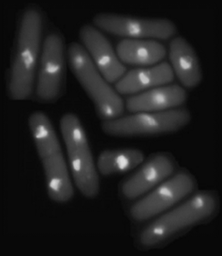
#> input picture 大三上/数字图像处理/实验代码/Project8_分割/photo4.tif, 222 x 256 px, shrunk from 1248 x 1442 before the run
$ python ex4.py
#> lines starting #> are read from the running program, lines starting #| are printed output that depends on the picture; after the words box and inside, x2 and y2 are one past the last pixel; in counts of white or black regions, pixels touching at a corner belong together
#> further down, image is the input picture: shape (256, 222); min 6, max 221, mean 33.1
import cv2
import numpy as np
import matplotlib.pyplot as plt

def adaptive_threshold(image, window_size, a, b):
#> called with window_size = 45, a = 0.06, b = 0.96
    pad_size = window_size // 2
    padded_image = np.pad(image, pad_size, mode='edge')
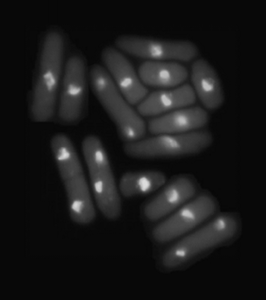
#> padded_image: shape (300, 266); min 6, max 221, mean 25.9

    thresholded_image = np.zeros_like(image, dtype=np.uint8)

    for i in range(image.shape[0]):
        for j in range(image.shape[1]):
            local_window = padded_image[i:i + window_size, j:j + window_size]
            m_xy = np.mean(local_window)
            sigma_xy = np.std(local_window)
            T_xy = a * sigma_xy + b * m_xy + 1
            thresholded_image[i, j] = 255 if image[i, j] > T_xy else 0
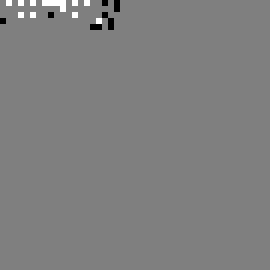
#> local_window: shape (45, 45) (shown 6 times larger); min 7, max 9, mean 8; drawn with min black and max white
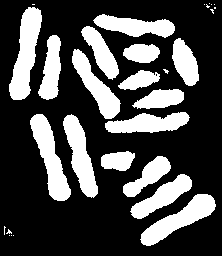
#> thresholded_image: shape (256, 222); 29.1% white; 30 white regions (14 under 20 px), largest, box (x1, y1, x2, y2) and area: (9, 7, 42, 100) 1671, (30, 114, 71, 201) 1541, (140, 194, 216, 246) 1468

    return thresholded_image

# 读取灰度图像
image_path = r'photo4.tif'
image = cv2.imread(image_path, cv2.IMREAD_GRAYSCALE)

# 自适应阈值分割
window_size = 45
a = 0.06
b = 0.96
thresholded_image = adaptive_threshold(image, window_size, a, b)

# 显示结果
plt.figure(figsize=(12, 6))

plt.subplot(1, 2, 1)
plt.imshow(image, cmap='gray')
plt.title('Original Image')
plt.axis('off')

plt.subplot(1, 2, 2)
plt.imshow(thresholded_image, cmap='gray')
plt.title('Adaptive Thresholded Image')
plt.axis('off')

plt.tight_layout()
plt.show()
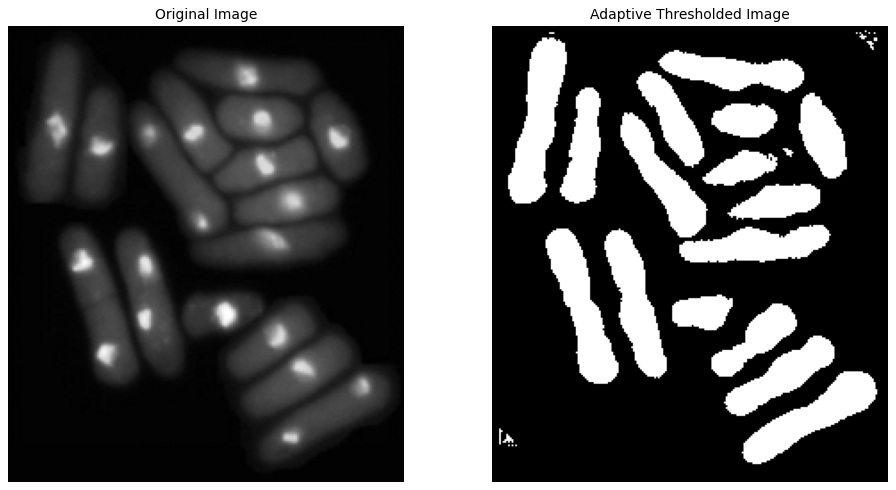
#> figure drawn by matplotlib, 2 panels

$ run again, with 大三上/数字图像处理/实验代码/Project8_分割/photo1.tif copied over 大三上/数字图像处理/实验代码/Project8_分割/photo4.tif
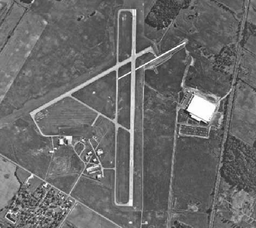
#> input picture 大三上/数字图像处理/实验代码/Project8_分割/photo1.tif, 256 x 228 px, shrunk from 1559 x 1388 before the run
#> image is the input picture: shape (228, 256); min 20, max 255, mean 106.4
#> after the loop in adaptive_threshold, `for i in range(image.shape[0]):`:
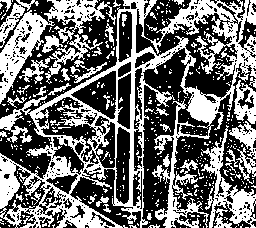
#> thresholded_image: shape (228, 256); 43.5% white; 467 white regions (426 under 20 px), largest, box (x1, y1, x2, y2) and area: (0, 0, 256, 228) 15362, (0, 0, 116, 104) 2817, (201, 125, 256, 228) 1713
#> `plt.show()`:
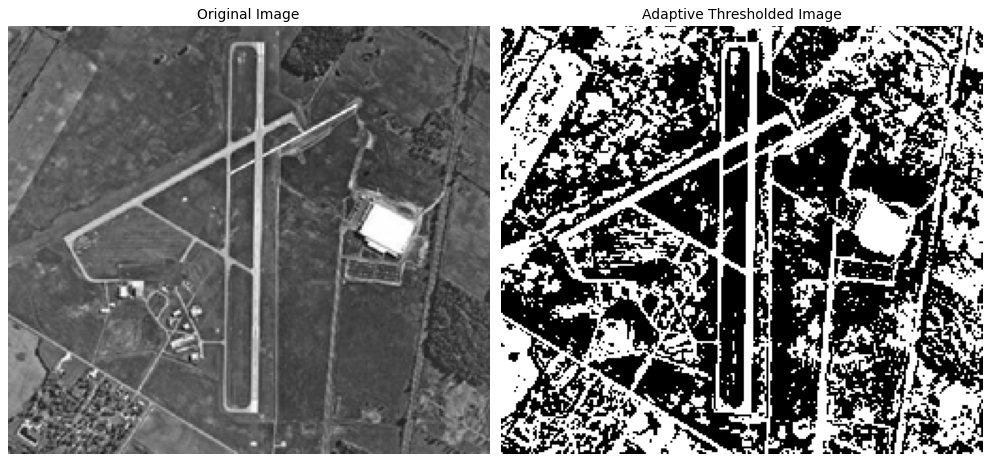
#> figure drawn by matplotlib, 2 panels

$ run again, with 大三上/数字图像处理/实验代码/Project8_分割/photo2.tif copied over 大三上/数字图像处理/实验代码/Project8_分割/photo4.tif
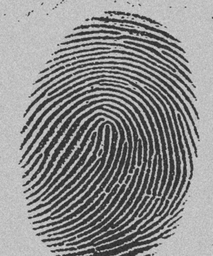
#> input picture 大三上/数字图像处理/实验代码/Project8_分割/photo2.tif, 213 x 256 px, shrunk from 1571 x 1887 before the run
#> image is the input picture: shape (256, 213); min 31, max 217, mean 140
#> after the loop in adaptive_threshold, `for i in range(image.shape[0]):`:
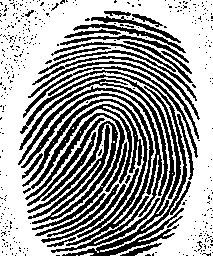
#> thresholded_image: shape (256, 213); 61.5% white; 405 black regions (369 under 20 px), largest, box (x1, y1, x2, y2) and area: (20, 70, 191, 256) 2957, (21, 93, 154, 246) 2579, (27, 121, 118, 224) 1799
#> `plt.show()`:
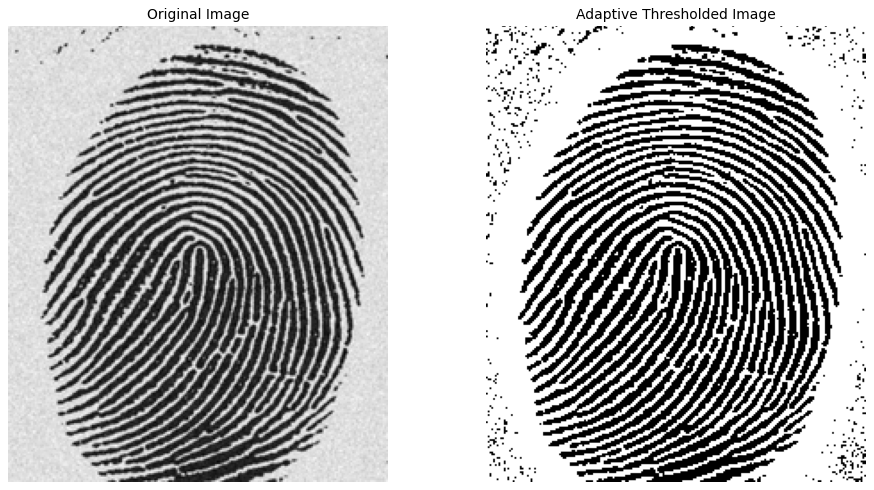
#> figure drawn by matplotlib, 2 panels

$ run again, with 大三上/数字图像处理/实验代码/Project8_分割/photo3.tif copied over 大三上/数字图像处理/实验代码/Project8_分割/photo4.tif
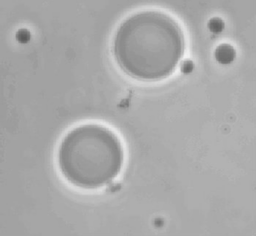
#> input picture 大三上/数字图像处理/实验代码/Project8_分割/photo3.tif, 256 x 236 px, shrunk from 699 x 644 before the run
#> image is the input picture: shape (236, 256); min 91, max 241, mean 169.6
#> after the loop in adaptive_threshold, `for i in range(image.shape[0]):`:
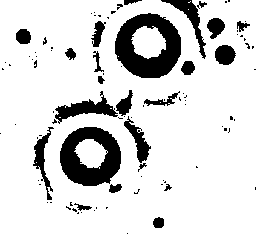
#> thresholded_image: shape (236, 256); 84.4% white; 95 black regions (70 under 20 px), largest, box (x1, y1, x2, y2) and area: (115, 13, 181, 78) 2539, (60, 127, 121, 186) 2221, (55, 91, 118, 124) 732
#> `plt.show()`:
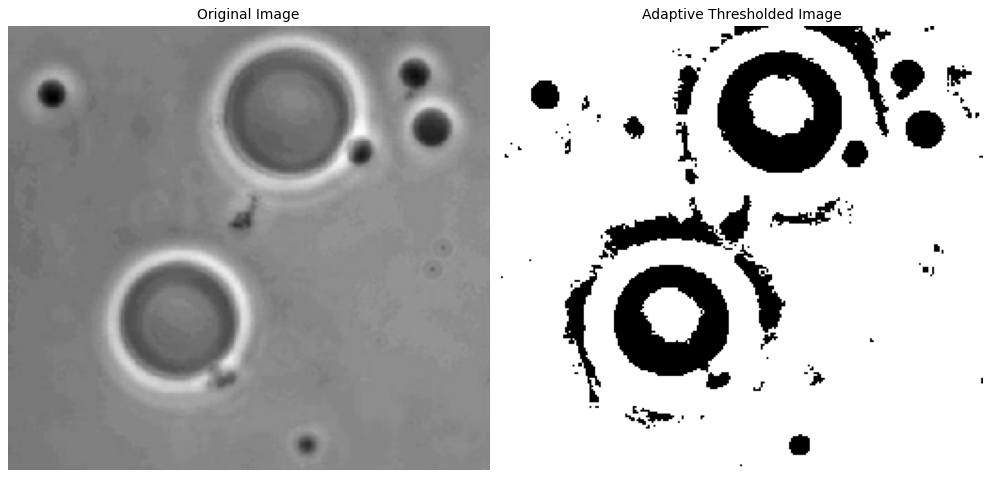
#> figure drawn by matplotlib, 2 panels
